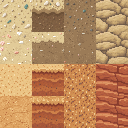

Recreate this plot in Python.
"""Candidate sand tiles for `sand-tiles` (M13's Sand tab), drawn in code.

The owner, 2026-11-19: "can you redo sand texture? its got a lot of these
weird blue shells. also desert sand and beach sand should be different", and
"beach would have shells and stuff".

Draws, as true 32 px pixel art with no outline (world tiles: CLAUDE.md "No
outlines in the world"), seamless where the game tiles them:

* beach (0,0) dry shell sand: pale warm sand, a few small shells and shell
  bits in cream, white and soft pink/coral, a pebble, driftwood grit; no teal.
* beach (1,0) dry over wet sand side, (2,0) wet sand: the same, damp.
* desert (0,0) pale sand: warmer orange-ochre, fine wind-sorted grain, faint
  ripples, no shells. desert (1,0): that sand over the sheet's own strata.
  desert (2,0), the ochre grit, is kept as it is.

Writes, in this folder:
  sand_tiles.png   128 x 128: rows beach today, beach new, desert today,
                   desert new; columns the sheet's tiles (0,0) (1,0) (2,0) (3,0).
                   "Today" is copied texel for texel out of assets/tilesets/atlas.png.
  sheet.png        a contact sheet: each tile tiled 4 x 4, at 3x, today above new.

Nothing here writes into assets/. The owner approved the look on 2026-11-20
and the new rows of the committed `sand_tiles.png` were written into the
sheets with `tools/paint_sheet_tile.py`; since then "today" in the atlas is
the new tile, so that PNG, not a rerun, is the record of the candidates.
Run: python docs/mockups/sand/sand_tiles.py
"""

from pathlib import Path

import numpy as np
from PIL import Image

HERE = Path(__file__).resolve().parent
ROOT = HERE.parents[2]
ATLAS = ROOT / "assets" / "tilesets" / "atlas.png"
N = 32
SLOT = {"beach": 2, "desert": 3}


def hexc(h):
    h = h.lstrip("#")
    return np.array([int(h[i : i + 2], 16) for i in (0, 2, 4)], dtype=np.uint8)


def today(sheet, tx, ty=0):
    a = np.array(Image.open(ATLAS).convert("RGB"))
    s = SLOT[sheet]
    x0, y0 = (s % 4) * 128 + tx * N, (s // 4) * 128 + ty * N
    return a[y0 : y0 + N, x0 : x0 + N].copy()


def value_noise(rng, cells, n=N):
    """Seamless value noise on an n-texel tile: a cells x cells lattice, wrapped."""
    g = rng.random((cells, cells))
    t = np.arange(n) * cells / n
    i0 = np.floor(t).astype(int)
    f = t - i0
    f = f * f * (3 - 2 * f)
    i1 = (i0 + 1) % cells
    a = g[np.ix_(i0, i0)]
    b = g[np.ix_(i0, i1)]
    c = g[np.ix_(i1, i0)]
    d = g[np.ix_(i1, i1)]
    fy, fx = f[:, None], f[None, :]
    return (a * (1 - fx) + b * fx) * (1 - fy) + (c * (1 - fx) + d * fx) * fy


def grain(rng, ramp, base, h, w=N, warm=None, speck=0.0):
    """Pixel sand: a ramp index field from wrapped noise plus single-texel flecks.

    `ramp` runs dark to light; `base` is the index most texels sit on. The
    noise only nudges a texel one step, so the tile stays low in contrast.
    """
    n = value_noise(rng, 4, max(h, w))[:h, :w] * 0.6 + value_noise(rng, 8, max(h, w))[:h, :w] * 0.4
    r = rng.random((h, w))
    idx = np.full((h, w), base)
    idx[(n > 0.62) & (r < 0.55)] = base + 1
    idx[(n < 0.38) & (r < 0.55)] = base - 1
    f = rng.random((h, w))
    idx[f < 0.045] = base - 1
    idx[f > 0.97] = base + 1
    g = rng.random((h, w))
    idx[g < 0.012] = max(base - 2, 0)
    idx[g > 0.992] = min(base + 2, len(ramp) - 1)
    out = np.array(ramp)[np.clip(idx, 0, len(ramp) - 1)]
    if warm is not None:
        out[rng.random((h, w)) < speck] = warm
    return out


# ---------------------------------------------------------------- beach ----
# Sand ramp off the beach sheet's own top (#e2cb98 its commonest texel).
BEACH = [hexc(c) for c in ("#cdb383", "#d8bf8e", "#e2cb98", "#e9d4a4", "#efdcb0")]
# Damp sand, off the sheet's wet sand (2,0), #9b7b57.
DAMP = [hexc(c) for c in ("#88694a", "#927353", "#9b7b57", "#a58560", "#b0916b")]
SHADE = hexc("#d3ba88")  # a shell's shadow on dry sand: one sand step down, no outline
SHADE_DAMP = hexc("#907152")
# Each shell its own short ramp: light, mid, dark (all warm; no teal, no blue).
SHELLS = {
    "cream": [hexc("#fffaeb"), hexc("#f4e6c6"), hexc("#cdb68c")],
    "white": [hexc("#ffffff"), hexc("#f1ece2"), hexc("#cfc1a6")],
    "pink": [hexc("#fbe0d4"), hexc("#eeb7a2"), hexc("#cc937c")],
    "coral": [hexc("#f8cdb4"), hexc("#e59d80"), hexc("#c0806a")],
}
PEBBLE = [hexc("#cbb89c"), hexc("#b3a084"), hexc("#9c8a70")]
GRIT = hexc("#a4865f")  # driftwood and weed grit

# Sprites: L M D the shell's ramp, s a shadow texel on the sand, . nothing.
SCALLOP = [".LLL.", "LLMLM", "LMLMD", ".MLD.", "..Ds"]
CLAM = [".LLL.", "LLMMD", ".DDDs"]
SPIRAL = [".LL.", "LMLM", "LLDM", ".MDs"]
CONE = ["LL...", "LML..", ".MLM.", "..MDs"]
CONE2 = [".L", "LM", "MD", ".s"]
BIT_H = ["LLM", ".ss"]
BIT_V = ["L", "M", "s"]
BIT_D = ["LM", "Ms"]
SPECK = ["L"]
PEB = [".LM", "LMD", ".Ds"]


def stamp(img, sprite, x, y, ramp, shade, wrap_y=True):
    h, w = img.shape[:2]
    for j, row in enumerate(sprite):
        for i, ch in enumerate(row):
            if ch == ".":
                continue
            yy = y + j
            if wrap_y:
                yy %= h
            elif not 0 <= yy < h:
                continue
            xx = (x + i) % w
            img[yy, xx] = shade if ch == "s" else ramp["LMD".index(ch)]


def scatter(rng, img, items, shade, top=0, bottom=N, wrap_y=True, gap=6):
    """Place sprites at least `gap` texels apart, wrapping round the tile."""
    placed = []
    h, w = img.shape[:2]
    for sprite, ramp in items:
        for _ in range(200):
            x = int(rng.integers(0, w))
            y = int(rng.integers(top, bottom - (0 if wrap_y else len(sprite))))
            cx, cy = (x + len(sprite[0]) / 2) % w, y + len(sprite) / 2

            def d(p):
                dx = abs(p[0] - cx)
                dy = abs(p[1] - cy)
                return min(dx, w - dx), (min(dy, h - dy) if wrap_y else dy)

            if all(max(*d(p)) >= gap for p in placed):
                placed.append((cx, cy))
                stamp(img, sprite, x, y, ramp, shade, wrap_y)
                break


def beach_items(rng, damp=False):
    s = SHELLS
    if damp:
        # Under the damp sand the shells are fewer, broken and duller.
        dull = {k: [np.clip(c.astype(int) - 38, 0, 255).astype(np.uint8) for c in v] for k, v in s.items()}
        return [(BIT_H, dull["cream"]), (BIT_V, dull["pink"]), (SPECK, dull["white"]),
                (BIT_D, dull["coral"]), (SPECK, dull["cream"]), (PEB, PEBBLE)]
    return [
        (SCALLOP, s["pink"]), (CLAM, s["white"]), (SPIRAL, s["cream"]), (CONE, s["coral"]),
        (SCALLOP, s["white"]), (CLAM, s["coral"]), (CONE2, s["white"]), (SPIRAL, s["pink"]),
        (BIT_H, s["white"]), (BIT_V, s["cream"]), (BIT_D, s["pink"]), (BIT_H, s["coral"]),
        (SPECK, s["white"]), (SPECK, s["cream"]), (SPECK, s["pink"]), (SPECK, s["white"]),
        (PEB, PEBBLE),
    ]


def beach_top(seed=11):
    rng = np.random.default_rng(seed)
    img = grain(rng, BEACH, 2, N, warm=GRIT, speck=0.008)
    scatter(rng, img, beach_items(rng), SHADE, gap=5)
    return img


def beach_wet(seed=23):
    rng = np.random.default_rng(seed)
    img = grain(rng, DAMP, 2, N, warm=hexc("#7d6044"), speck=0.012)
    scatter(rng, img, beach_items(rng, damp=True), SHADE_DAMP, gap=8)
    return img


def edge(rng, mean, amp):
    """A wavy lower edge, periodic across the tile (so the side tiles seamlessly)."""
    x = np.arange(N)
    p1, p2 = rng.random() * 6.28, rng.random() * 6.28
    e = mean + amp * (0.6 * np.sin(2 * np.pi * x / 32 + p1) + 0.4 * np.sin(2 * np.pi * x / 8 + p2))
    return np.round(e + rng.integers(-1, 2, N) * 0.5).astype(int)


def beach_side(seed=31):
    rng = np.random.default_rng(seed)
    img = beach_wet(seed + 1)
    dry = grain(rng, BEACH, 2, N, warm=GRIT, speck=0.008)
    scatter(rng, dry, beach_items(rng)[8:15], SHADE, bottom=8, wrap_y=False, gap=6)
    e = edge(rng, 9, 1.6)
    for x in range(N):
        img[: e[x], x] = dry[: e[x], x]
        img[e[x], x] = BEACH[0]          # the dry sand's foot, a step down
        img[e[x] + 1, x] = DAMP[1]       # the damp line under it
    return img


# --------------------------------------------------------------- desert ----
# Warmer orange-ochre than today's #ebc586, off the desert sheet's own colours
# (#d59a58 and #e4c78e in biomes.json).
DESERT = [hexc(c) for c in ("#c4824a", "#d39556", "#dea464", "#e6b373", "#edc184")]
RUST = hexc("#b9693f")
QUARTZ = hexc("#f2cf98")


def desert_top(seed=41):
    rng = np.random.default_rng(seed)
    img = grain(rng, DESERT, 2, N)
    # Faint wind ripples: four crests down the tile and one turn across it,
    # so the pattern wraps; warped by wrapped noise so they are not ruled lines.
    y, x = np.mgrid[0:N, 0:N]
    warp = (value_noise(rng, 4) - 0.5) * 0.9
    ph = (4 * y + 1 * x) / N + warp
    f = ph - np.floor(ph)                # 0..1 across one ripple
    r = rng.random((N, N))
    lee = (f > 0.80) & (f < 0.93)        # the steep lee face, in shade
    crest = (f > 0.72) & (f <= 0.80)     # the crest, catching the light
    img[lee & (r < 0.85)] = DESERT[1]
    img[lee & (r < 0.18)] = DESERT[0]
    img[crest & (r < 0.45)] = DESERT[3]
    s = rng.random((N, N))
    img[s < 0.010] = RUST
    img[s > 0.993] = QUARTZ
    return img


def desert_side(seed=53):
    """The sheet's own stratified side, its pale top band re-sanded in the new sand.

    Today's strata are kept texel for texel; only the band of today's pale sand
    over them (every texel above the first strata texel in its column) takes
    the new top, so the side meets the new cap in its colour.
    """
    img = today("desert", 1, 0)
    top = desert_top(seed - 12)  # the same sand as the cap
    luma = img.astype(int) @ np.array([299, 587, 114]) // 1000
    for x in range(N):
        y = 0
        while y < N and luma[y, x] > 180:
            y += 1
        img[:y, x] = top[:y, x]
    return img


def check_seamless(img, name, axes=(0, 1)):
    """No hard seam: the step across the wrap is no bigger than steps inside."""
    a = img.astype(int)
    for ax in axes:
        inside = np.abs(np.diff(a, axis=ax)).sum(-1).mean()
        wrap = np.abs(a.take(0, axis=ax) - a.take(-1, axis=ax)).sum(-1).mean()
        assert wrap < inside * 1.8 + 6, f"{name}: seam on axis {ax} ({wrap:.1f} vs {inside:.1f})"


def no_blue(img, name):
    """No texel whose blue beats its red, or that leans teal: the owner's 'blue shells'."""
    a = img.astype(int)
    bad = (a[..., 2] > a[..., 0]) | (a[..., 1] > a[..., 0] + 4)
    assert not bad.any(), f"{name}: {bad.sum()} blue or teal texels"


def main():
    new = {
        ("beach", 0): beach_top(),
        ("beach", 1): beach_side(),
        ("beach", 2): beach_wet(),
        ("beach", 3): today("beach", 3, 0),
        ("desert", 0): desert_top(),
        ("desert", 1): desert_side(),
        ("desert", 2): today("desert", 2, 0),
        ("desert", 3): today("desert", 3, 0),
    }
    for (sheet, tx), img in new.items():
        if tx in (0, 2):
            check_seamless(img, f"{sheet} ({tx},0)")
        elif tx == 1:
            check_seamless(img, f"{sheet} ({tx},0)", axes=(1,))
        if tx < 3 and not (sheet == "desert" and tx == 2):
            no_blue(img, f"{sheet} ({tx},0)")
    out = np.zeros((128, 128, 3), np.uint8)
    for row, (sheet, kind) in enumerate([("beach", "t"), ("beach", "n"), ("desert", "t"), ("desert", "n")]):
        for tx in range(4):
            img = today(sheet, tx) if kind == "t" else new[(sheet, tx)]
            out[row * N : row * N + N, tx * N : tx * N + N] = img
    Image.fromarray(out).save(HERE / "sand_tiles.png")
    # Contact sheet: each tile 4 x 4 at 3x, today then new, beach then desert.
    sc, gap = 3, 6
    cell = N * 4 * sc
    sheet_img = Image.new("RGB", (4 * cell + 5 * gap, 4 * cell + 5 * gap), (21, 26, 18))
    for row in range(4):
        for tx in range(4):
            t = Image.fromarray(out[row * N : row * N + N, tx * N : tx * N + N])
            tiled = Image.new("RGB", (N * 4, N * 4))
            for j in range(4):
                for i in range(4):
                    tiled.paste(t, (i * N, j * N))
            tiled = tiled.resize((cell, cell), Image.NEAREST)
            sheet_img.paste(tiled, (gap + tx * (cell + gap), gap + row * (cell + gap)))
    sheet_img.save(HERE / "sheet.png")
    # Mean colours and the tuft ramps a repaint would move (planet_terrain.rs test).
    for row, label in enumerate(["beach today", "beach new", "desert today", "desert new"]):
        top = out[row * N : row * N + N, 0:N].reshape(-1, 3).astype(float) / 255
        lin = np.where(top <= 0.04045, top / 12.92, ((top + 0.055) / 1.055) ** 2.4).mean(0)
        print(f"{label:13s} top mean #{''.join('%02x' % round(255 * v ** (1 / 2.2)) for v in lin)}")


if __name__ == "__main__":
    main()
